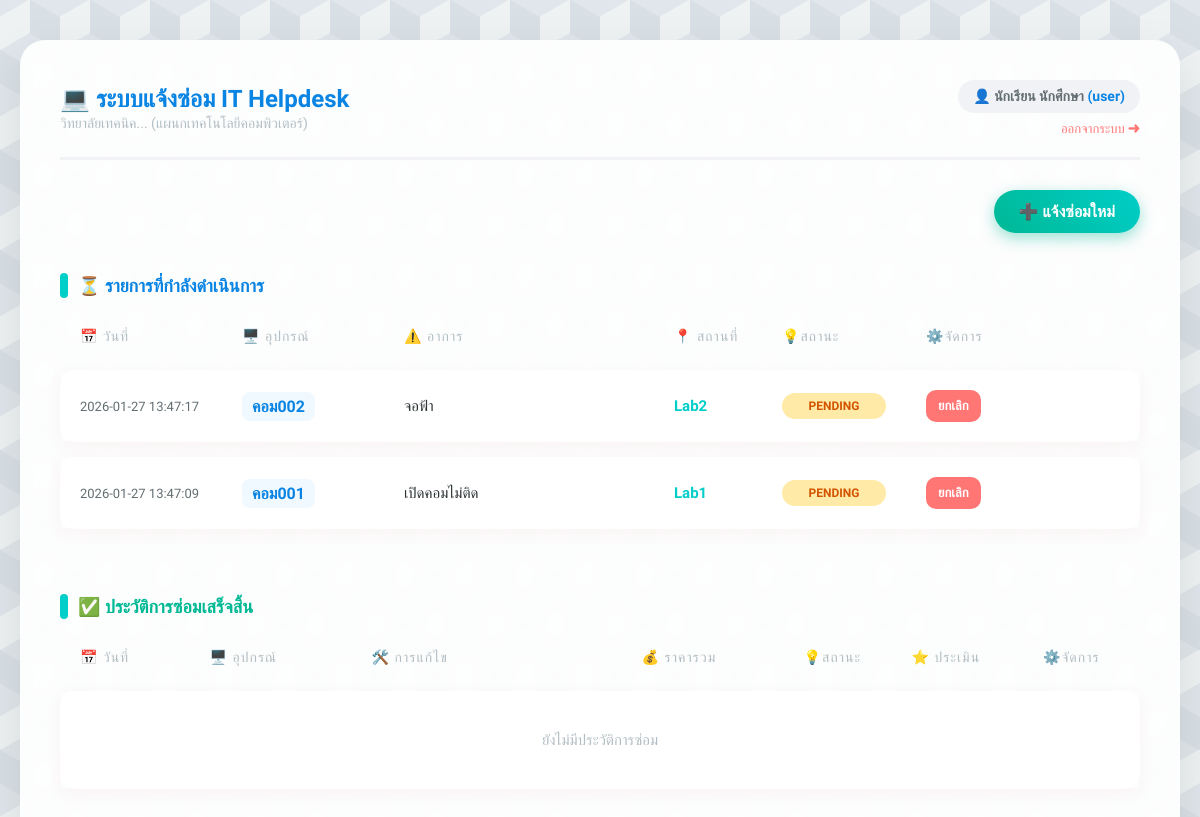
Before: /dashboard (signed in) with the older database file.
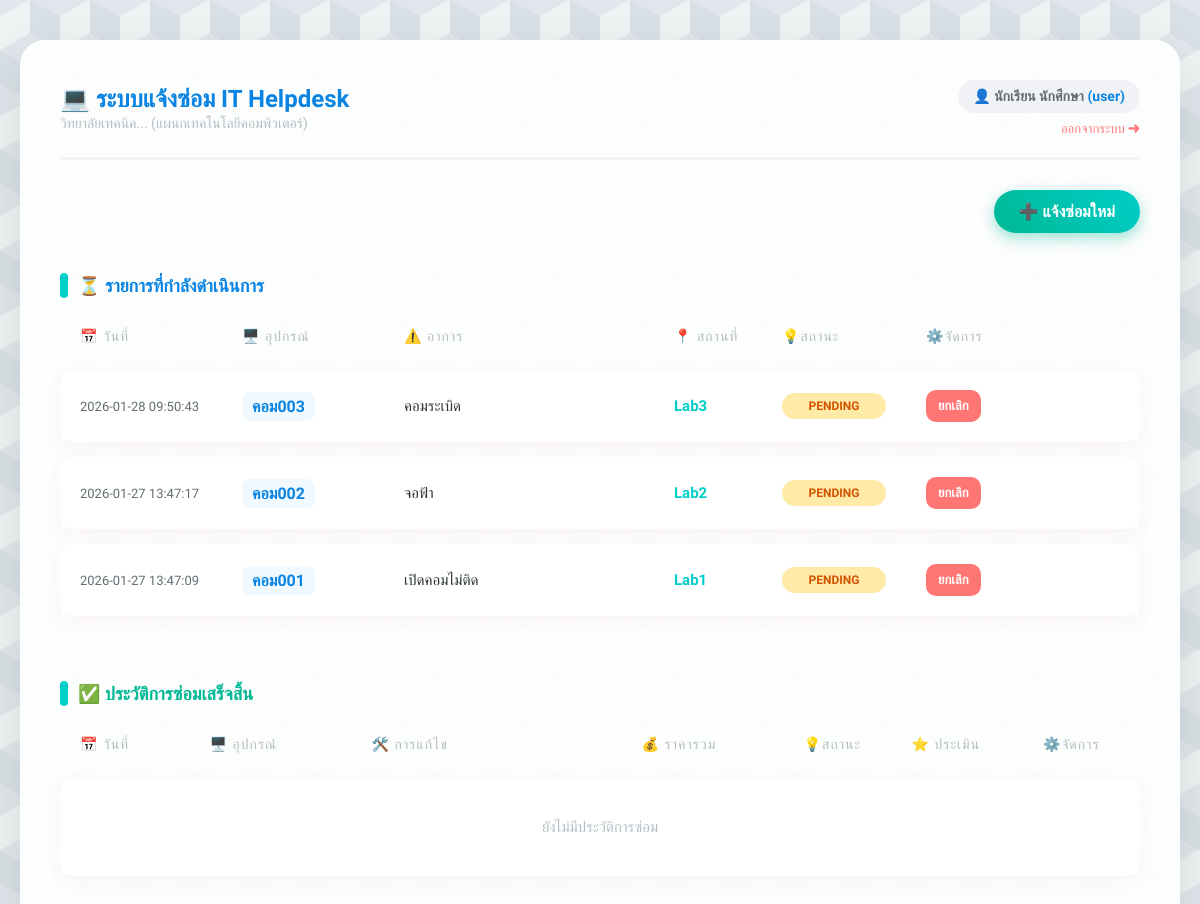
After: the same page with the newer database file.
### tables this page shows
CREATE TABLE repairs (
        repair_id INTEGER PRIMARY KEY AUTOINCREMENT,
        user_id INTEGER NOT NULL,
        device_name TEXT NOT NULL,
        problem_detail TEXT NOT NULL,
        location TEXT NOT NULL,
        status TEXT DEFAULT 'Pending',
        report_date TIMESTAMP DEFAULT CURRENT_TIMESTAMP,
        technician_note TEXT,
        FOREIGN KEY (user_id) REFERENCES users (user_id)
    );

### app.py (the view)
@app.route('/dashboard')
def dashboard():
    if 'user_id' not in session:
        return redirect(url_for('login'))
    conn = get_db_connection()
    if session['role'] == 'admin':
        all_repairs = conn.execute('''
            SELECT r.*, u.fullname, e.rating, e.comment
            FROM repairs r
            JOIN users u ON r.user_id = u.user_id
            LEFT JOIN evaluations e ON r.repair_id = e.repair_id
            ORDER BY r.report_date DESC
        ''').fetchall()
    else:
        all_repairs = conn.execute('''
            SELECT r.*, e.rating, e.comment
            FROM repairs r
            LEFT JOIN evaluations e ON r.repair_id = e.repair_id
            WHERE r.user_id = ?
            ORDER BY r.report_date DESC
        ''', (session['user_id'],)).fetchall()
    conn.close()
    active_repairs = []
    completed_repairs = []
    for repair in all_repairs:
        if repair['status'] == 'Completed':
            completed_repairs.append(repair)
        else:
            active_repairs.append(repair)
    return render_template('index.html',
                           name=session['fullname'],
                           role=session['role'],
                           active_repairs=active_repairs,
                           completed_repairs=completed_repairs)

### app.py (called while the page is built)
def get_db_connection():
    conn = sqlite3.connect('maintenance.db')
    conn.row_factory = sqlite3.Row
    return conn

### templates/index.html (shortened to what this page needs)
<!DOCTYPE html>
<html lang="th">
<head>
    <link rel="stylesheet" href="{{ url_for('static', filename='style.css') }}">
</head>
<body>
<div class="container">
    <header>
        <div>
            <h1>💻 ระบบแจ้งซ่อม IT Helpdesk</h1>
            <span style="color: #b2bec3; font-size: 14px;">วิทยาลัยเทคนิค... (แผนกเทคโนโลยีคอมพิวเตอร์)</span>
        </div>
        <div style="text-align: right;">
            <div class="user-badge">
                👤 {{ name }} <span style="color: #0984e3;">({{ role }})</span>
            </div>
            <a href="{{ url_for('logout') }}" style="color: #ff7675; text-decoration: none; font-size: 13px; margin-top: 8px; display: inline-block;">ออกจากระบบ ➜</a>
        </div>
    </header>
    {% if role == 'user' %}
        <div style="text-align: right; margin-bottom: 20px;">
            <a href="{{ url_for('report') }}" class="btn btn-add">➕ แจ้งซ่อมใหม่</a>
        </div>
    {% endif %}
    <h2>⏳ รายการที่กำลังดำเนินการ</h2>
    <table>
        <thead>
            <tr>
                <th width="15%">📅 วันที่</th>
                <th width="15%">🖥️ อุปกรณ์</th>
                <th width="25%">⚠️ อาการ</th>
                <th width="10%">📍 สถานที่</th>
                <th width="10%">💡สถานะ</th>
                <th>⚙️จัดการ</th>
            </tr>
        </thead>
        <tbody>
            {% for repair in active_repairs %}
            <tr>
                <td class="col-date">{{ repair['report_date'] }}</td>
                <td><span class="col-device">{{ repair['device_name'] }}</span></td>
                <td class="col-problem">{{ repair['problem_detail'] }}</td>
                <td class="col-location">{{ repair['location'] }}</td>
                <td><span class="badge status-{{ repair['status'].split(' ')[0] }}">{{ repair['status'] }}</span></td>
                <td>
                    <div class="action-group">
                        {% if role == 'admin' %}
                            <a href="{{ url_for('update_repair', repair_id=repair['repair_id']) }}" class="btn btn-update">✏️แก้ไข</a>
                            <a href="{{ url_for('delete_repair', repair_id=repair['repair_id']) }}" class="btn btn-delete" onclick="return confirm('ยืนยันลบ?');">🗑️</a>
                        {% else %}
                            {% if repair['status'] == 'Pending' %}
                                <a href="{{ url_for('delete_repair', repair_id=repair['repair_id']) }}" class="btn btn-delete" onclick="return confirm('ยกเลิก?');">ยกเลิก</a>
                            {% else %}
                                <span style="color: #b2bec3; font-size: 12px;">กำลังซ่อม...</span>
                            {% endif %}
                        {% endif %}
                    </div>
                </td>
            </tr>
            {% else %}
            <tr><td colspan="7" style="text-align: center; color: #b2bec3; padding: 40px;">ไม่มีงานค้างในระบบ ✅</td></tr>
            {% endfor %}
        </tbody>
    </table>
    <h2 style="color: #00b894; margin-top: 50px;">✅ ประวัติการซ่อมเสร็จสิ้น</h2>
    <table>
        <thead>
            <tr>
                <th width="12%">📅 วันที่</th>
                <th width="15%">🖥️ อุปกรณ์</th>
                <th width="25%">🛠️ การแก้ไข</th>
                <th width="15%">💰 ราคารวม</th>
                <th width="10%">💡สถานะ</th>
                <th>⭐ ประเมิน</th>
                <th>⚙️จัดการ</th>
            </tr>
        </thead>
        <tbody>
            {% for repair in completed_repairs %}
            <tr>
                <td class="col-date">{{ repair['report_date'] }}</td>
                <td><span class="col-device">{{ repair['device_name'] }}</span></td>
                <td>
                    <div style="font-weight: 500; color: #00b894;">✔ {{ repair['technician_note'] or '-' }}</div>
                    <small style="color: #b2bec3;">(อาการเดิม: {{ repair['problem_detail'] }})</small>
                </td>
                <td>
                    {% if repair['cost'] and repair['cost'] > 0 %}
                        <div class="cost-display">฿{{ "{:,.0f}".format(repair['cost']) }}</div>
                        {% if repair['spare_parts'] %}
                            <div style="font-size: 11px; color: #b2bec3; margin-top: 4px;">{{ repair['spare_parts'] }}</div>
                        {% endif %}
                    {% else %}
                        <span style="color: #b2bec3;">ฟรี</span>
                    {% endif %}
                </td>
                <td><span class="badge status-Completed">Completed</span></td>
                <td>
                    {% if repair['rating'] %}
                        <div style="color: #fdcb6e; letter-spacing: 2px;">
                            {{ '★' * repair['rating'] }}
                        </div>
                    {% else %}
                        {% if role == 'user' %}
                            <a href="{{ url_for('evaluate', repair_id=repair['repair_id']) }}" class="btn btn-rate">⭐ ให้ดาว</a>
                        {% else %}
                            <span style="color: #b2bec3; font-size: 12px;">⌛รอประเมิน</span>
                        {% endif %}
                    {% endif %}
                </td>
                <td>
                    {% if role == 'admin' %}
                        <a href="{{ url_for('delete_repair', repair_id=repair['repair_id']) }}" class="btn btn-delete" onclick="return confirm('ลบประวัติ?');" style="padding: 5px 10px;">🗑️</a>
                    {% endif %}
                </td>
            </tr>
            {% else %}
            <tr><td colspan="7" style="text-align: center; color: #b2bec3; padding: 40px;">ยังไม่มีประวัติการซ่อม</td></tr>
            {% endfor %}
        </tbody>
    </table>
</div>
</body>
</html>

### static/style.css (style rules this page uses)
:root { --primary-blue: #0984e3; --light-blue: #74b9ff; --teal: #00cec9; --bg-color: #dfe6e9; --text-color: #2d3436; --border-radius: 15px; }
body { font-family: 'Prompt', sans-serif; color: var(--text-color); margin: 0; padding: 40px 20px; min-height: 100vh; background-color: #eef2f3; background-image: linear-gradient(30deg, #e0e6eb 12%, transparent 12.5%, transparent 87%, #e0e6eb 87.5%, #e0e6eb), linear-gradient(150deg, #e0e6eb 12%, transparent 12.5%, transparent 87%, #e0e6eb 87.5%, #e0e6eb), linear-gradient(30deg, #e0e6eb 12%, transparent 12.5%, transparent 87%, #e0e6eb 87.5%, #e0e6eb), linear-gradient(150deg, #e0e6eb 12%, transparent 12.5%, transparent 87%, #e0e6eb 87.5%, #e0e6eb), linear-gradient(60deg, #d8e0e5 25%, transparent 25.5%, transparent 75%, #d8e0e5 75%, #d8e0e5), linear-gradient(60deg, #d8e0e5 25%, transparent 25.5%, transparent 75%, #d8e0e5 75%, #d8e0e5); background-size: 60px 100px; background-position: 0 0, 0 0, 30px 50px, 30px 50px, 0 0, 30px 50px; display: flex; justify-content: center; }
.container { width: 100%; max-width: 1200px; background: rgba(255, 255, 255, 0.9); padding: 40px; border-radius: 25px; box-shadow: 0 20px 50px rgba(0,0,0,0.1); backdrop-filter: blur(10px); }
header { display: flex; justify-content: space-between; align-items: center; padding-bottom: 20px; border-bottom: 3px solid #f1f2f6; margin-bottom: 30px; }
h1 { color: var(--primary-blue); margin: 0; display: flex; align-items: center; font-size: 24px; }
.user-badge { background: #f1f2f6; padding: 8px 15px; border-radius: 30px; font-size: 14px; color: #636e72; font-weight: 600; }
h2 { font-size: 18px; color: var(--primary-blue); margin-top: 40px; margin-bottom: 15px; display: flex; align-items: center; }
h2::before { content: ''; display: inline-block; width: 8px; height: 25px; background: var(--teal); margin-right: 10px; border-radius: 4px; }
table { width: 100%; border-collapse: separate; border-spacing: 0 15px; }
th { text-align: left; color: #b2bec3; font-weight: 500; padding: 0 20px 10px 20px; font-size: 14px; text-transform: uppercase; letter-spacing: 1px; }
tbody tr { background-color: white; box-shadow: 0 5px 15px rgba(189, 71, 71, 0.05); transition: transform 0.2s; }
td { padding: 20px; vertical-align: middle; border: none; font-size: 15px; }
td:first-child { border-top-left-radius: var(--border-radius); border-bottom-left-radius: var(--border-radius); }
td:last-child { border-top-right-radius: var(--border-radius); border-bottom-right-radius: var(--border-radius); }
.col-date { font-size: 13px; color: #636e72; white-space: nowrap; }
.col-device { font-weight: 700; color: var(--primary-blue); font-size: 16px; background: #f0f9ff; padding: 5px 10px; border-radius: 8px; display: inline-block; }
.col-problem { color: #2d3436; line-height: 1.4; }
.col-location { font-weight: 600; color: var(--teal); }
.badge { padding: 6px 12px; border-radius: 20px; font-size: 12px; font-weight: 700; text-transform: uppercase; display: inline-block; text-align: center; min-width: 80px; }
.status-Pending { background: #ffeaa7; color: #d35400; }
.action-group { display: flex; gap: 8px; }
.btn { text-decoration: none; padding: 8px 12px; border-radius: 10px; font-size: 13px; font-weight: 600; transition: 0.2s; display: inline-flex; align-items: center; border: none; cursor: pointer; }
.btn-add { background: linear-gradient(45deg, #00b894, #00cec9); color: white; padding: 12px 25px; font-size: 16px; border-radius: 50px; box-shadow: 0 5px 15px rgba(0, 184, 148, 0.4); }
.btn-delete { background: #ff7675; color: white; }

Changed rows visible on the page:
added repairs: report_date "2026-01-28 09:50:43", device_name "คอม003", problem_detail "คอมระเบิด", location "Lab3", status "PENDING"
